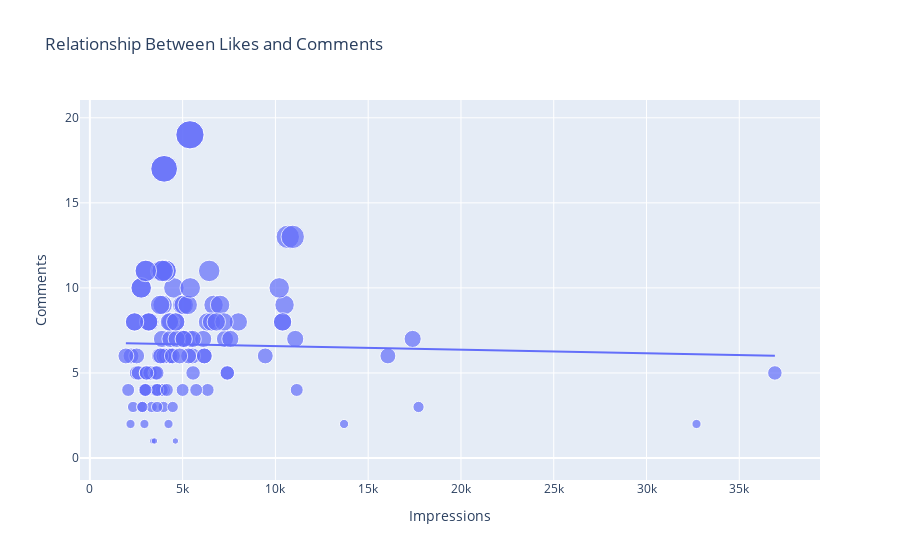

Notebook cell for this chart:
### Markdown cell above
Es: Vamos a comparar el numero de visitas con repecto al numero de Comentarios
En: We are gona compare the number of impressions vs number of Comments

### Code cell
figure = px.scatter(data_frame = data, x="Impressions",
                    y="Comments", size="Comments", trendline="ols", 
                    title = "Relationship Between Likes and Comments")# El data_frame son los datos cargados del CSV, x e y lo que queremos comparar, trendline es el tipo de linea de regresión (https://plotly.com/python/linear-fits/)
figure.show()

### Figure 1 — Plotly figure (JSON) as saved in the notebook; plotly's stock layout.template omitted (floating-point values rounded to 4 significant figures)
{"data": [{"hovertemplate": "Impressions=%{x}<br>Comments=%{marker.size}<extra></extra>", "legendgroup": "", "marker": {"color": "#636efa", "size": [9, 7, 11, 10, 5, 7, 5, 4, 6, 6, 6, 8, 7, 5, 6, 7, 17, 8, 6, 8, 4, 3, 7, 5, 8, 11, 19, 10, 11, 11, 9, 11, 8, 6, 7, 6, 3, 4, 2, 6, 6, 4, 8, 4, 9, 6, 4, 3, 5, 8, 4, 9, 2, 11, 13, 6, 9, 1, 3, 5, 7, 8, 2, 0, 7, 3, 6, 13, 9, 0, 1, 5, 5, 7, 8, 3, 9, 6, 4, 6, 7, 9, 7, 17, 8, 6, 8, 4, 3, 5, 8, 4, 5, 8, 11, 19, 10, 11, 11, 10, 6, 8, 4, 1, 4, 7, 8, 7, 8, 3, 5, 6, 4, 10, 2, 4, 0, 2, 5], "sizemode": "area", "sizeref": 0.0475, "symbol": "circle"}, "mode": "markers", "name": "", "orientation": "v", "showlegend": false, "type": "scatter", "x": [3920, 5394, 4021, 4528, 2518, 3884, 2621, 3541, 3749, 4115, 2218, 3234, 4344, 3216, 9453, 5055, 4002, 3169, 6168, 2407, 2064, 3973, 7281, 3052, 4628, 4082, 5394, 2766, 3924, 3015, 6666, 3854, 4355, 4343, 6108, 2523, 2327, 3990, 2191, 1941, 16062, 4998, 4289, 3880, 3786, 4298, 3630, 2826, 7407, 10386, 2998, 7018, 2941, 6432, 10667, 3988, 4978, 3388, 4467, 3246, 5072, 6339, 4239, 3454, 7571, 3333, 3818, 10933, 5058, 3601, 3480, 3525, 3606, 5542, 6559, 3623, 10493, 4446, 2957, 5538, 4681, 5273, 5055, 4002, 3169, 6168, 2407, 3630, 2826, 7407, 10386, 2998, 3052, 4628, 4082, 5394, 2766, 3924, 3015, 5409, 5323, 8001, 4150, 4609, 6348, 11068, 7231, 17396, 6814, 17713, 5563, 4842, 11149, 10206, 13700, 5731, 4139, 32695, 36919], "xaxis": "x", "y": [9, 7, 11, 10, 5, 7, 5, 4, 6, 6, 6, 8, 7, 5, 6, 7, 17, 8, 6, 8, 4, 3, 7, 5, 8, 11, 19, 10, 11, 11, 9, 11, 8, 6, 7, 6, 3, 4, 2, 6, 6, 4, 8, 4, 9, 6, 4, 3, 5, 8, 4, 9, 2, 11, 13, 6, 9, 1, 3, 5, 7, 8, 2, 0, 7, 3, 6, 13, 9, 0, 1, 5, 5, 7, 8, 3, 9, 6, 4, 6, 7, 9, 7, 17, 8, 6, 8, 4, 3, 5, 8, 4, 5, 8, 11, 19, 10, 11, 11, 10, 6, 8, 4, 1, 4, 7, 8, 7, 8, 3, 5, 6, 4, 10, 2, 4, 0, 2, 5], "yaxis": "y"}, {"hovertemplate": "<b>OLS trendline</b><br>Comments = -2.08732e-05 * Impressions + 6.78293<br>R<sup>2</sup>=0.000814<br><br>Impressions=%{x}<br>Comments=%{y} <b>(trend)</b><extra></extra>", "legendgroup": "", "marker": {"color": "#636efa", "symbol": "circle"}, "mode": "lines", "name": "", "showlegend": false, "type": "scatter", "x": [1941, 2064, 2191, 2218, 2327, 2407, 2407, 2518, 2523, 2621, 2766, 2766, 2826, 2826, 2941, 2957, 2998, 2998, 3015, 3015, 3052, 3052, 3169, 3169, 3216, 3234, 3246, 3333, 3388, 3454, 3480, 3525, 3541, 3601, 3606, 3623, 3630, 3630, 3749, 3786, 3818, 3854, 3880, 3884, 3920, 3924, 3924, 3973, 3988, 3990, 4002, 4002, 4021, 4082, 4082, 4115, 4139, 4150, 4239, 4289, 4298, 4343, 4344, 4355, 4446, 4467, 4528, 4609, 4628, 4628, 4681, 4842, 4978, 4998, 5055, 5055, 5058, 5072, 5273, 5323, 5394, 5394, 5394, 5409, 5538, 5542, 5563, 5731, 6108, 6168, 6168, 6339, 6348, 6432, 6559, 6666, 6814, 7018, 7231, 7281, 7407, 7407, 7571, 8001, 9453, 10206, 10386, 10386, 10493, 10667, 10933, 11068, 11149, 13700, 16062, 17396, 17713, 32695, 36919], "xaxis": "x", "y": [6.742, 6.74, 6.737, 6.737, 6.734, 6.733, 6.733, 6.73, 6.73, 6.728, 6.725, 6.725, 6.724, 6.724, 6.722, 6.721, 6.72, 6.72, 6.72, 6.72, 6.719, 6.719, 6.717, 6.717, 6.716, 6.715, 6.715, 6.713, 6.712, 6.711, 6.71, 6.709, 6.709, 6.708, 6.708, 6.707, 6.707, 6.707, 6.705, 6.704, 6.703, 6.702, 6.702, 6.702, 6.701, 6.701, 6.701, 6.7, 6.7, 6.7, 6.699, 6.699, 6.699, 6.698, 6.698, 6.697, 6.697, 6.696, 6.694, 6.693, 6.693, 6.692, 6.692, 6.692, 6.69, 6.69, 6.688, 6.687, 6.686, 6.686, 6.685, 6.682, 6.679, 6.679, 6.677, 6.677, 6.677, 6.677, 6.673, 6.672, 6.67, 6.67, 6.67, 6.67, 6.667, 6.667, 6.667, 6.663, 6.655, 6.654, 6.654, 6.651, 6.65, 6.649, 6.646, 6.644, 6.641, 6.636, 6.632, 6.631, 6.628, 6.628, 6.625, 6.616, 6.586, 6.57, 6.566, 6.566, 6.564, 6.56, 6.555, 6.552, 6.55, 6.497, 6.448, 6.42, 6.413, 6.1, 6.012], "yaxis": "y"}], "layout": {"legend": {"itemsizing": "constant", "tracegroupgap": 0}, "title": {"text": "Relationship Between Likes and Comments"}, "xaxis": {"anchor": "y", "domain": [0, 1], "title": {"text": "Impressions"}}, "yaxis": {"anchor": "x", "domain": [0, 1], "title": {"text": "Comments"}}}}
